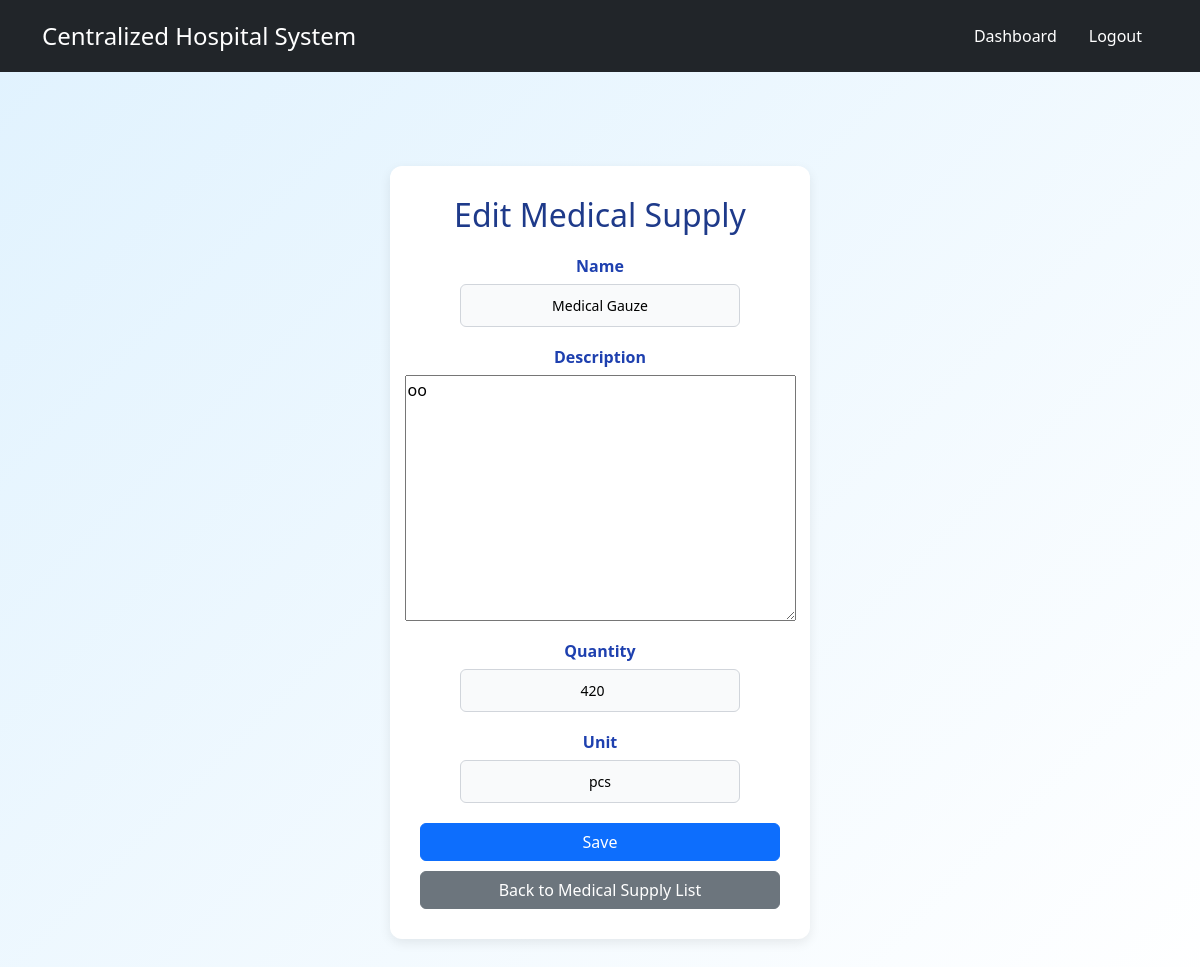
/inventory/supplies/3/edit/ (signed in), run on the app's committed database.
### inventory/models.py (models this page shows, shortened)
class MedicalSupply(models.Model):
    name = models.CharField(max_length=100)
    description = models.TextField(blank=True, null=True)
    quantity = models.PositiveIntegerField(default=0)
    unit = models.CharField(max_length=50, default="pcs")  # ✅ New field
    hospital = models.ForeignKey(Hospital, on_delete=models.SET_NULL, null=True, blank=True, related_name="medical_supply")
    created_at = models.DateTimeField(auto_now_add=True)
    updated_at = models.DateTimeField(auto_now=True)

### accounts/decorators.py (the view)
        def wrapper(request, *args, **kwargs):
            if not request.user.is_authenticated:
                return HttpResponseForbidden("You must be logged in.")
            if request.user.role not in roles:
                return HttpResponseForbidden("You do not have permission to access this page.")
            return view_func(request, *args, **kwargs)

### inventory/forms.py
class MedicalSupplyForm(forms.ModelForm):
    class Meta:
        model = MedicalSupply
        fields = ['name', 'description', 'quantity', 'unit']

### inventory/templates/inventory/supply_form.html (shortened to what this page needs)
{% extends "base.html" %}
{% block content %}
<div class="form-container">
    <h2>{% if form.instance.pk %}Edit Medical Supply{% else %}Add Medical Supply{% endif %}</h2>
    <form method="post">
        {% for field in form %}
            <div class="form-group">
                <label for="{{ field.id_for_label }}">{{ field.label }}</label>
                {{ field }}
            </div>
        {% endfor %}
        <div class="form-actions">
            <button type="submit" class="btn btn-primary">Save</button>
            <a href="{% url 'inventory:supply_list' %}?hospital_id={{ hospital.id }}" class="btn btn-secondary">Back to Medical Supply List</a>
        </div>
    </form>
</div>
{% endblock %}

### static_my_project/css/styles.css (style rules this page uses)
body { font-family: Arial, sans-serif; background-color: #e6f0fa; margin: 0; padding: 0; color: #111827; }
h1, h2, h3, h4 { margin: 0 0 15px; font-weight: 600; }
.btn { display: inline-block; padding: 8px 14px; font-size: 14px; border-radius: 6px; text-decoration: none; transition: 0.2s; cursor: pointer; border: none; }
.btn-primary { background: #2563eb; color: #fff; }
.btn-secondary { background: #6b7280; color: #fff; }
.form-container { max-width: 420px; margin: 50px auto; background: #ffffff; padding: 30px; border-radius: 12px; box-shadow: 0 4px 12px rgba(0,0,0,0.08); }
.form-container h2 { text-align: center; margin-bottom: 20px; color: #1e3a8a; }
.form-group { margin-bottom: 18px; display: flex; flex-direction: column; align-items: center; }
.form-group label { font-weight: 600; margin-bottom: 6px; color: #1e40af; text-align: center; }
.form-group input, .form-group select { width: 100%; max-width: 280px; padding: 10px; border: 1px solid #d1d5db; border-radius: 6px; font-size: 14px; text-align: center; background: #f9fafb; }
.form-actions { margin-top: 20px; display: flex; flex-direction: column; gap: 10px; }
.form-actions .btn { width: 100%; }
body::before { content: ""; position: fixed; top: 0; left: 0; width: 100%; height: 100%; background: linear-gradient(135deg, #e0f2fe 0%, #ffffff 100%); z-index: -1; }

### data on the page
MedicalSupply: form "Medical Gauze" "oo" "420" "pcs"

### other printed values
{{ field.label }} "Name" "Description" "Quantity" "Unit"
